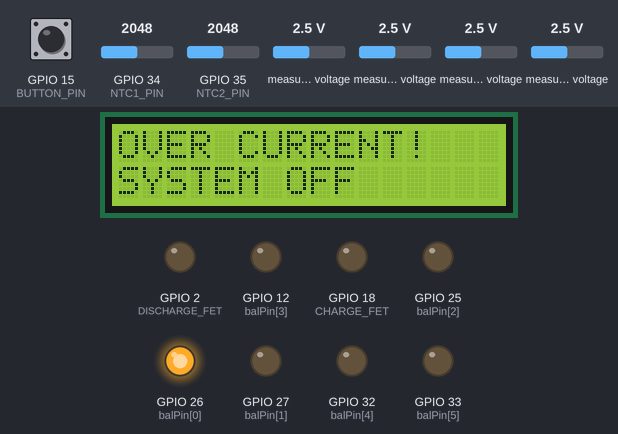
This sketch was run on a simulated ESP32. Shown: 16×2 character LCD, output pins drawn as LEDs (lit = HIGH). The inputs (shaded band) are chosen by the test bench; at power-on: measured voltage 2.5 V, GPIO 34 (NTC1_PIN) = 2048, GPIO 15 (BUTTON_PIN) HIGH, GPIO 35 (NTC2_PIN) = 2048 (analog values on the 0–4095 scale).

Above: at 3.1 s.
3.2 s: measured voltage (sensor 202) set to 1.6 V
7.4 s: measured voltage (sensor 202) set to 1.3 V
At 10.3 s:
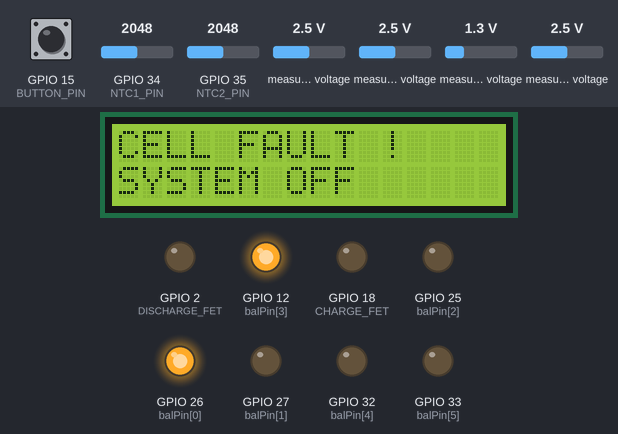
11.6 s: GPIO 34 (NTC1_PIN) set to 460
At 15.3 s:
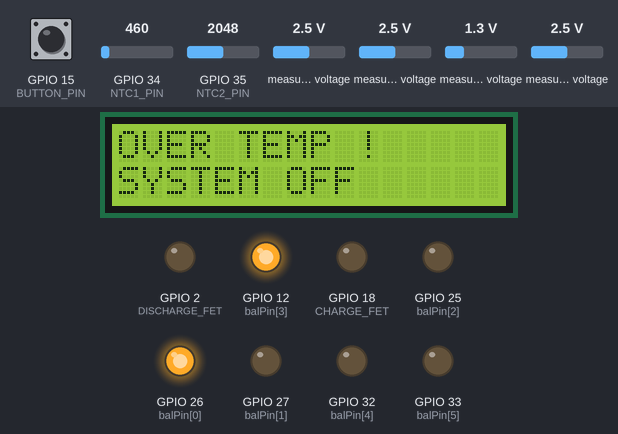
15.8 s: measured voltage (sensor 202) set to 0.1 V
At 17.6 s:
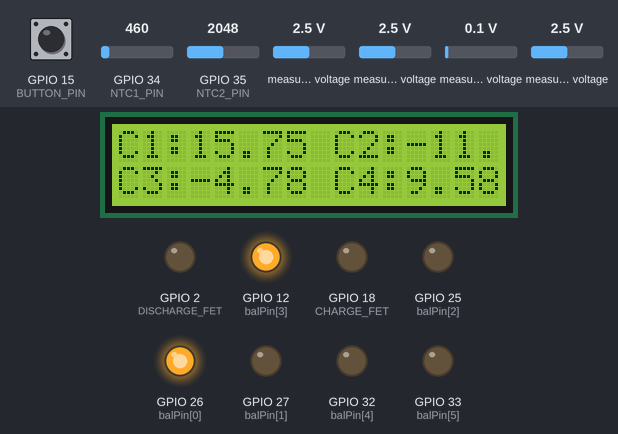
20.0 s: measured voltage (sensor 200) set to 2.3 V
At 21.3 s:
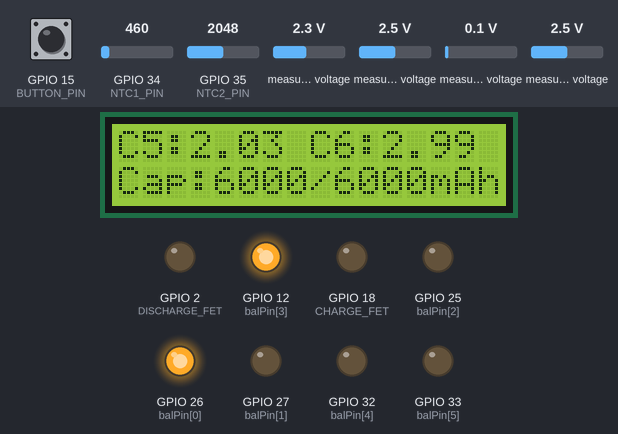
24.2 s: measured voltage (sensor 200) set to 2 V
At 25.8 s:
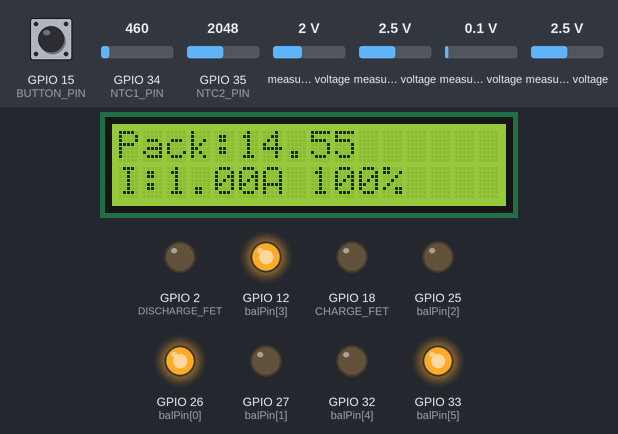
Timing chart, 0 to 27.3 s (numbered marks = the images above; inputs shaded):
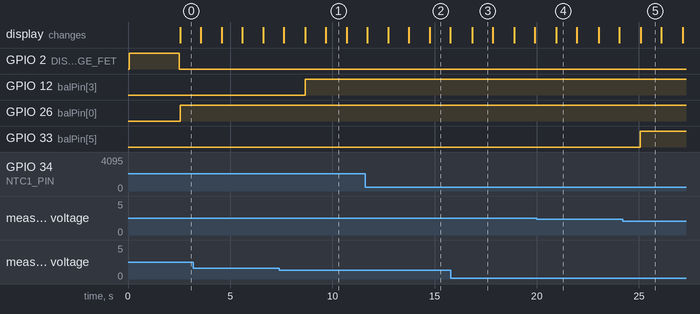

The sketch:

pin6s2p.ino
```cpp
#include <Wire.h>
#include <Adafruit_ADS1X15.h>
#include <LiquidCrystal_I2C.h>
#include <HardwareSerial.h>
#include <SPI.h>
#include <mcp_can.h>
#include <math.h>

Adafruit_ADS1115 ads1;
Adafruit_ADS1115 ads2;
LiquidCrystal_I2C lcd(0x27,16,2);
HardwareSerial RS485(2);

// =====================================================
#define CAN_CS_PIN   5
MCP_CAN CAN0(CAN_CS_PIN);

// =====================================================
#define CHARGE_FET      18
#define DISCHARGE_FET   2
#define BUTTON_PIN      15

#define NTC1_PIN        34
#define NTC2_PIN        35

int balPin[6]={26,27,25,12,32,33};

// =====================================================
float CELL_MAX  = 4.2;
float CELL_MIN  = 2.6;
float PACK_MAX  = 25.2;
float CURR_MAX  = 2.60;
float TEMP_MAX  = 60;

float BAL_START = 3.80;
float BAL_DIFF  = 0.03;

// =====================================================
float cell[6];
float packV=0;
float currentA=0;
float temp1=0,temp2=0;
int soc=0;

float CAPACITY_mAh = 6000.0;
float remain_mAh = 6000.0;
unsigned long tAh=0;

// =====================================================
int chargeState = LOW;
int dischargeState = HIGH;

// Biến cờ bảo vệ
bool protectionActive = false;
unsigned long lastProtectionMsg = 0;

byte page=0;
unsigned long tRead=0;
unsigned long tLCD=0;
unsigned long tBtn=0;
unsigned long tAutoPage=0;
unsigned long tRS485=0;
unsigned long tCAN=0;

bool lastButtonState = HIGH;

// =====================================================
uint16_t regData[30];

// =====================================================
float readADS(Adafruit_ADS1115 &ads,int ch)
{
  long sum=0;
  for(int i=0;i<10;i++)
  {
    sum += ads.readADC_SingleEnded(ch);
    delay(2);
  }
  float adc=sum/10.0;
  return adc*0.1875/1000.0;
}

// =====================================================
void readCells()
{
  float v = readADS(ads2,2);
  float a0 = readADS(ads1,0)*6.3;
  float a1 = (readADS(ads1,1)-(1.4*v))*2.0;
  float a2 = (readADS(ads1,2)-(1.2*v))*3.0;
  float a3 = (readADS(ads1,3)-(1.2*v))*4.0;
  float a4 = (readADS(ads2,0)-(1.2*v))*5.3;
  float a5 = (readADS(ads2,1)-(1.15*v))*6.1;

  cell[0]=a0;
  cell[1]=(a1-a0);
  cell[2]=(a2-a1);
  cell[3]=(a3-a2);
  cell[4]=(a4-a3);
  cell[5]=(a5-a4);

  packV=a5;
}

// =====================================================
void readCurrent()
{
  float v = readADS(ads2,2);

  // tính dòng
  currentA = v / 0.1;
  currentA = fabs(currentA);
  if(currentA < 0.07)
    currentA = 0;
}
// =====================================================
int readADCavg(int pin)
{
  long sum=0;
  for(int i=0;i<20;i++)
  {
    sum += analogRead(pin);
    delay(2);
  }
  return sum/20;
}

float ntcToTemp(float Rntc)
{
  float T = 1.0 / ( log(Rntc/10000.0)/3950.0 + (1.0/298.15) );
  return T - 273.15;
}

float readNTC1()
{
  int adc = readADCavg(NTC1_PIN);
  float v = adc * 3.3 / 4095.0;
  if(v<0.03) v=0.03;
  if(v>3.27) v=3.27;
  float Rntc = (v * 10000.0) / (3.3 - v);
  return ntcToTemp(Rntc);
}

float readNTC2()
{
  int adc = readADCavg(NTC2_PIN);
  float v = adc * 3.3 / 4095.0;
  if(v<0.03) v=0.03;
  if(v>3.20) v=3.20;
  float Rntc = (v * 10000.0) / (5.0 - v);
  return ntcToTemp(Rntc);
}

void readTemp()
{
  static float old1=25;
  static float old2=25;

  temp1 = readNTC1();
  temp2 = readNTC2();

  temp1 = old1*0.7 + temp1*0.3;
  temp2 = old2*0.7 + temp2*0.3;

  old1=temp1;
  old2=temp2;
}

void capacityTask()
{
  float absI = fabs(currentA);

  // =================================================
  // CÓ DÒNG ĐIỆN
  // =================================================
  if(absI > 0.05)
  {
    unsigned long now = millis();

    if(tAh == 0)
    {
      tAh = now;
      return;
    }

    float dtHour = (now - tAh) / 3600000.0;
    tAh = now;

    float delta_mAh = absI * 1000.0 * dtHour;

    // XẢ
    if(dischargeState == HIGH && chargeState == LOW)
    {
      remain_mAh -= delta_mAh;
    }

    // SẠC
    else if(chargeState == HIGH && dischargeState == LOW)
    {
      remain_mAh += delta_mAh;
    }

    // giới hạn
    if(remain_mAh < 0) remain_mAh = 0;
    if(remain_mAh > CAPACITY_mAh) remain_mAh = CAPACITY_mAh;

    soc = (remain_mAh * 100.0) / CAPACITY_mAh;

    if(soc > 100) soc = 100;
    if(soc < 0) soc = 0;
  }

  // =================================================
  // KHÔNG CÓ DÒNG
  // =================================================
  else
  {
    tAh = 0;

    float vCell = packV / 6.0;
    soc = ((vCell - 2.60) / (3.90 - 2.60)) * 100.0;

    if(soc > 100) soc = 100;
    if(soc < 0) soc = 0;
    remain_mAh = (CAPACITY_mAh * soc) / 100.0;
  }
}
// =====================================================
void balanceTask()
{
  float minV=cell[0];
  for(int i=1;i<6;i++)
    if(cell[i]<minV) minV=cell[i];

  for(int i=0;i<6;i++)
  {
    if(cell[i]>BAL_START && (cell[i]-minV)>BAL_DIFF)
      digitalWrite(balPin[i],1);
    else
      digitalWrite(balPin[i],0);
  }
}

// =====================================================
void showModeMessage(String a,String b)
{
  lcd.clear();
  lcd.setCursor(0,0);
  lcd.print(a);
  lcd.setCursor(0,1);
  lcd.print(b);
  delay(1500);
}

// =====================================================
void handleButton()
{

  if(protectionActive) return;

  bool currentState=digitalRead(BUTTON_PIN);

  if(lastButtonState==HIGH && currentState==LOW)
  {
    if(millis()-tBtn>300)
    {
      tBtn=millis();

      if(dischargeState)
      {
        dischargeState=LOW;
        chargeState=HIGH;
        showModeMessage("CHARGE","CH=ON DS=OFF");
      }
      else if(chargeState)
      {
        chargeState=LOW;
        dischargeState=LOW;
        showModeMessage("OFF","CH=OFF DS=OFF");
      }
      else
      {
        chargeState=LOW;
        dischargeState=HIGH;
        showModeMessage("DISCHARGE","CH=OFF DS=ON");
      }

      digitalWrite(CHARGE_FET,chargeState);
      digitalWrite(DISCHARGE_FET,dischargeState);
    }
  }

  lastButtonState=currentState;
}

void protectVoltage()
{
  bool overVoltage = false;
  bool underVoltage = false;

  for(int i=0;i<6;i++)
  {
    if(cell[i] >= CELL_MAX)
      overVoltage = true;

    if(cell[i] <= CELL_MIN)
      underVoltage = true;
  }
  if(overVoltage && underVoltage)
  {
    chargeState = LOW;
    dischargeState = LOW;

    digitalWrite(CHARGE_FET, LOW);
    digitalWrite(DISCHARGE_FET, LOW);

    protectionActive = true;

    lcd.clear();
    lcd.setCursor(0,0);
    lcd.print("CELL FAULT !");
    lcd.setCursor(0,1);
    lcd.print("SYSTEM OFF");
  }

  else if(overVoltage || packV >= PACK_MAX)
  {
    dischargeState = HIGH;
    chargeState = LOW;

    digitalWrite(DISCHARGE_FET, HIGH);
    digitalWrite(CHARGE_FET, LOW);

    protectionActive = false;

    lcd.clear();
    lcd.setCursor(0,0);
    lcd.print("OVER VOLTAGE");
    lcd.setCursor(0,1);
    lcd.print("DISCHARGE ON");
  }

  else if(underVoltage)
  {
    chargeState = HIGH;
    dischargeState = LOW;

    digitalWrite(CHARGE_FET, HIGH);
    digitalWrite(DISCHARGE_FET, LOW);

    protectionActive = false;

    lcd.clear();
    lcd.setCursor(0,0);
    lcd.print("UNDER VOLTAGE");
    lcd.setCursor(0,1);
    lcd.print("CHARGE ON");
  }

  else
  {
    protectionActive = false;
  }
}
void protectTemp()
{
  // QUÁ NHIỆT
  if(temp1 >= TEMP_MAX || temp2 >= TEMP_MAX)
  {
    chargeState = LOW;
    dischargeState = LOW;

    digitalWrite(CHARGE_FET, LOW);
    digitalWrite(DISCHARGE_FET, LOW);

    protectionActive = true;

    if(millis() - lastProtectionMsg > 2000)
    {
      lastProtectionMsg = millis();

      lcd.clear();
      lcd.setCursor(0,0);
      lcd.print("OVER TEMP !");
      lcd.setCursor(0,1);
      lcd.print("SYSTEM OFF");
    }
  }

  // NHIỆT ĐỘ BÌNH THƯỜNG LẠI
  else
  {
    protectionActive = false;
  }
}

// =====================================================
void protectCurrent()
{
  // =========================
  // QUÁ DÒNG
  // =========================
  if(abs(currentA) >= CURR_MAX)
  {
    chargeState = LOW;
    dischargeState = LOW;

    digitalWrite(CHARGE_FET, LOW);
    digitalWrite(DISCHARGE_FET, LOW);

    protectionActive = true;

    if(millis() - lastProtectionMsg > 2000)
    {
      lastProtectionMsg = millis();

      lcd.clear();
      lcd.setCursor(0,0);
      lcd.print("OVER CURRENT!");
      lcd.setCursor(0,1);
      lcd.print("SYSTEM OFF");
    }
  }
  // DÒNG BÌNH THƯỜNG
  else
  {
    protectionActive = false;
  }
}

// =====================================================
void lcdTask()
{
  if(millis()-tLCD<1200) return;
  tLCD=millis();

  // Nếu đang hiển thị thông báo bảo vệ thì không cập nhật page
  if(protectionActive && (millis() - lastProtectionMsg < 2000)) return;

  lcd.clear();

  if(page==0)
  {
    lcd.setCursor(0,0);
    lcd.print("Pack:");
    lcd.print(packV,2);

    lcd.setCursor(0,1);
    lcd.print("I:");
    lcd.print(currentA,2);
    lcd.print("A ");
    lcd.print(soc);
    lcd.print("%");
  }

  if(page==1)
  {
    lcd.setCursor(0,0);
    lcd.print("C1:");
    lcd.print(cell[0],2);
    lcd.print(" C2:");
    lcd.print(cell[1],2);

    lcd.setCursor(0,1);
    lcd.print("C3:");
    lcd.print(cell[2],2);
    lcd.print(" C4:");
    lcd.print(cell[3],2);
  }

  if(page==2)
  {
    lcd.setCursor(0,0);
    lcd.print("C5:");
    lcd.print(cell[4],2);
    lcd.print(" C6:");
    lcd.print(cell[5],2);

    lcd.setCursor(0,1);
    if(currentA > 0.05 || currentA < -0.05)
    {
      lcd.print("Cap:");
      lcd.print(remain_mAh,0);
      lcd.print("/");
      lcd.print(CAPACITY_mAh,0);
      lcd.print("mAh");
    }
    else
    {
      lcd.print("SOC:");
      lcd.print(soc);
      lcd.print("%");
    }
  }

  if(page==3)
  {
    lcd.setCursor(0,0);
    lcd.print("T1:");
    lcd.print(temp1,1);

    lcd.setCursor(8,0);
    lcd.print("T2:");
    lcd.print(temp2,1);

    lcd.setCursor(0,1);

    if(chargeState) lcd.print("MODE:CHARGE");
    else if(dischargeState) lcd.print("MODE:DISCH");
    else lcd.print("MODE:OFF");
  }
}

// =====================================================
void autoPageTask()
{
  if(millis()-tAutoPage>3000)
  {
    tAutoPage=millis();
    page++;
    if(page>3) page=0;
  }
}

// =====================================================
void rs485TextSend()
{
  if(millis()-tRS485<1000) return;
  tRS485=millis();

  RS485.print("PACK=");
  RS485.print(packV,2);
  RS485.print(",I=");
  RS485.print(currentA,2);
  RS485.print(",SOC=");
  RS485.print(soc);
  RS485.print(",CAP=");
  RS485.print(remain_mAh,0);
  RS485.print("mAh");
  RS485.print(",C1=");
  RS485.print(cell[0],3);
  RS485.print(",C2=");
  RS485.print(cell[1],3);
  RS485.print(",C3=");
  RS485.print(cell[2],3);
  RS485.print(",C4=");
  RS485.print(cell[3],3);
  RS485.print(",C5=");
  RS485.print(cell[4],3);
  RS485.print(",C6=");
  RS485.print(cell[5],3);
  RS485.print(",T1=");
  RS485.print(temp1,1);
  RS485.print(",T2=");
  RS485.print(temp2,1);
  RS485.println();
}

// =====================================================
uint16_t crc16(uint8_t *buf,int len)
{
  uint16_t crc=0xFFFF;
  for(int pos=0;pos<len;pos++)
  {
    crc ^= buf[pos];
    for(int i=8;i!=0;i--)
    {
      if(crc & 0x0001)
      {
        crc >>=1;
        crc ^=0xA001;
      }
      else crc >>=1;
    }
  }
  return crc;
}

// =====================================================
void modbusUpdate()
{
  regData[0]=packV*100;
  regData[1]=currentA*100;
  regData[2]=soc;
  regData[3]=temp1*10;
  regData[4]=temp2*10;
  regData[5]=remain_mAh;
  regData[6]=cell[0]*1000;
  regData[7]=cell[1]*1000;
  regData[8]=cell[2]*1000;
  regData[9]=cell[3]*1000;
  regData[10]=cell[4]*1000;
  regData[11]=cell[5]*1000;
}

// =====================================================
void modbusTask()
{
  if(RS485.available()<8) return;

  uint8_t rx[8];
  for(int i=0;i<8;i++) rx[i]=RS485.read();

  if(rx[0]!=1) return;
  if(rx[1]!=3) return;

  uint16_t start=(rx[2]<<8)|rx[3];
  uint16_t qty=(rx[4]<<8)|rx[5];

  uint8_t tx[64];
  tx[0]=1;
  tx[1]=3;
  tx[2]=qty*2;

  int idx=3;

  for(int i=0;i<qty;i++)
  {
    uint16_t val=regData[start+i];
    tx[idx++]=highByte(val);
    tx[idx++]=lowByte(val);
  }

  uint16_t crc=crc16(tx,idx);
  tx[idx++]=lowByte(crc);
  tx[idx++]=highByte(crc);

  RS485.write(tx,idx);
}

// =====================================================
void canSend()
{
  if (millis() - tCAN < 200) return;
  tCAN = millis();

  byte txBuf[8];

  uint16_t pv = packV * 100;
  int16_t ca = currentA * 100;

  txBuf[0] = highByte(pv);
  txBuf[1] = lowByte(pv);
  txBuf[2] = highByte(ca);
  txBuf[3] = lowByte(ca);
  txBuf[4] = soc;
  txBuf[5] = (byte)temp1;
  txBuf[6] = (byte)temp2;
  txBuf[7] = (byte)(remain_mAh / 10);

  CAN0.sendMsgBuf(0x100, 0, 8, txBuf);
  delay(10);

  txBuf[0] = highByte((uint16_t)(cell[0] * 1000));
  txBuf[1] = lowByte((uint16_t)(cell[0] * 1000));
  txBuf[2] = highByte((uint16_t)(cell[1] * 1000));
  txBuf[3] = lowByte((uint16_t)(cell[1] * 1000));
  txBuf[4] = highByte((uint16_t)(cell[2] * 1000));
  txBuf[5] = lowByte((uint16_t)(cell[2] * 1000));
  txBuf[6] = highByte((uint16_t)(cell[3] * 1000));
  txBuf[7] = lowByte((uint16_t)(cell[3] * 1000));

  CAN0.sendMsgBuf(0x101, 0, 8, txBuf);
  delay(10);

  txBuf[0] = highByte((uint16_t)(cell[4] * 1000));
  txBuf[1] = lowByte((uint16_t)(cell[4] * 1000));
  txBuf[2] = highByte((uint16_t)(cell[5] * 1000));
  txBuf[3] = lowByte((uint16_t)(cell[5] * 1000));
  txBuf[4] = chargeState;
  txBuf[5] = dischargeState;
  txBuf[6] = 0;
  txBuf[7] = 0;

  CAN0.sendMsgBuf(0x102, 0, 8, txBuf);
}

// =====================================================
void setup()
{
  Serial.begin(115200);

  Wire.begin(21,22);

  lcd.init();
  lcd.backlight();

  ads1.begin(0x48);
  ads2.begin(0x49);

  ads1.setGain(GAIN_TWOTHIRDS);
  ads2.setGain(GAIN_TWOTHIRDS);

  pinMode(CHARGE_FET,OUTPUT);
  pinMode(DISCHARGE_FET,OUTPUT);
  pinMode(BUTTON_PIN,INPUT_PULLUP);

  for(int i=0;i<6;i++)
  {
    pinMode(balPin[i],OUTPUT);
    digitalWrite(balPin[i],0);
  }

  analogReadResolution(12);

  RS485.begin(9600,SERIAL_8N1,17,16);

  SPI.begin(13,19,23,5);

  if(CAN0.begin(MCP_ANY, CAN_125KBPS, MCP_8MHZ) == CAN_OK) {
    CAN0.setMode(MCP_NORMAL);
  }

  digitalWrite(CHARGE_FET,chargeState);
  digitalWrite(DISCHARGE_FET,dischargeState);

  lcd.clear();
  lcd.print("BMS READY");
  delay(1500);
}

// =====================================================
void loop()
{
  canSend();

  if(millis()-tRead>500)
  {
    tRead=millis();

    readCells();
    readCurrent();
    readTemp();

    protectVoltage();
    protectTemp();
    protectCurrent();

    capacityTask();
    balanceTask();
    modbusUpdate();
  }

  handleButton();
  autoPageTask();
  lcdTask();

  rs485TextSend();
  modbusTask();
}
```

Measured:
- the behaviour switches between 1.5 and 1.4 V on measured voltage (sensor 202) (found by bisection; images 0 and 1)
- the behaviour switches between 2.2 and 2.1 V on measured voltage (sensor 200) (found by bisection; images 4 and 5)
- after the input at 7.4 s, GPIO 12 (balPin[3]): LOW → HIGH after 1.3 s
- after the input at 11.6 s, the display: first differs from a run without the input after 3.2 s (image 2)
- after the input at 15.8 s, the display: changes after 1.0 s (image 3)
- after the input at 24.2 s, GPIO 33 (balPin[5]): LOW → HIGH after 0.85 s
- what the display in image 1 shows lasts 1.0 s, from 9.7 s to 10.7 s
